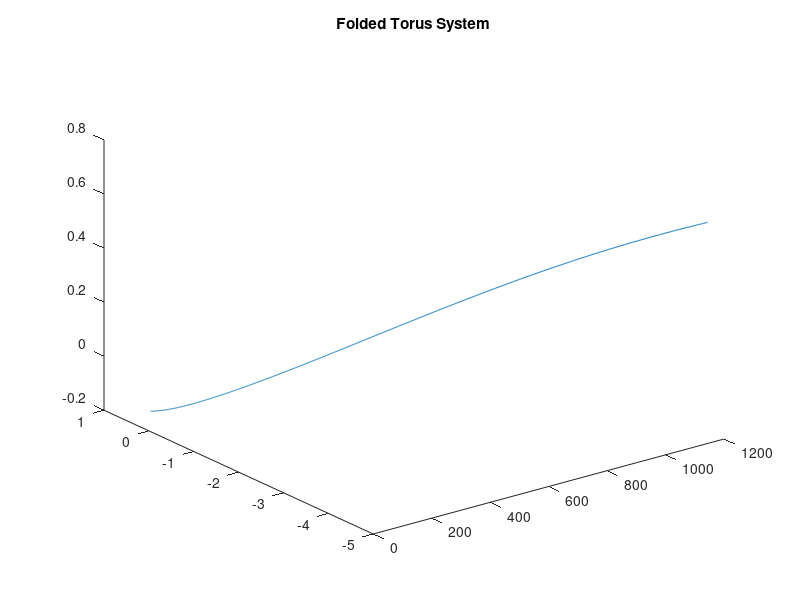

This figure's MATLAB source:
% System Simulation Problem 16
% Written by Josh Humphrey
clear
N = 10000;
T = 0.01;
t = linspace(0,T*N,N);
x = zeros(1,N);
y = zeros(1,N);
z = zeros(1,N);
Dx = zeros(1,N);
Dy = zeros(1,N);
Dz = zeros(1,N);
a = 0.5;
b = -5.6;
Dx(1) = 0.01;
Dy(1) = 0.01;
Dz(1) = 0.01;

for k=1:(N-1)
    kx1_1 = x(k);
    kx1_2 = a*(y(k)-x(k));
    ky1_1 = y(k);
    ky1_2 = -z(k)-(y(k)-x(k));
    kz1_1 = z(k);
    kz1_2 = b.*y(k);
    
    Midx1_1=x(k)+.5.*T.*kx1_1;
    Midx1_2=Dx(k)+.5.*T.*kx1_2;
    Midy1_1=y(k)+.5.*T.*ky1_2;
    Midy1_2=Dy(k)+.5.*T.*ky1_2;
    Midz1_1=z(k)+.5*T.*kz1_1;
    Midz1_2=Dz(k)+.5*T.*kz1_2;
    
    kx2_1 = Midx1_2;
    kx2_2 = -b.*(1-Midx1_1.^2) .* Midx1_2 - Midx1_1;
    ky2_1 = Midy1_2;
    ky2_2 = -b.*(1-Midy1_1.^2) .* Midy1_2 - Midy1_1;
    kz2_1 = Midz1_2;
    kz2_2 = -b.*(1-Midz1_1.^2) .* Midz1_2 - Midz1_1;
    
    Midx2_1=x(k)+.5.*T.*kx2_1;
    Midx2_2=Dx(k)+.5.*T.*kx2_1;
    Midy2_1=y(k)+.5.*T.*ky2_2;
    Midy2_2=Dy(k)+.5.*T.*ky2_2;
    Midz2_1=z(k)+.5*T.*kz2_1;
    Midz2_2=Dz(k)+.5*T.*kz2_2;
    
    kx3_1 = Midx1_2;
    kx3_2 = -b.*(1-Midx2_1.^2) .* Midx2_2 - Midx2_1;
    ky3_1 = Midy1_2;
    ky3_2 = -b.*(1-Midy2_1.^2) .* Midy2_2 - Midy2_1;
    kz3_1 = Midz1_2;
    kz3_2 = -b.*(1-Midz2_1.^2) .* Midz2_2 - Midz2_1;
    
    Midx3_1=x(k)+.5.*T.*kx3_1;
    Midx3_2=Dx(k)+.5.*T.*kx3_1;
    Midy3_1=y(k)+.5.*T.*ky3_2;
    Midy3_2=Dy(k)+.5.*T.*ky3_2;
    Midz3_1=z(k)+.5*T.*kz3_1;
    Midz3_2=Dz(k)+.5*T.*kz3_2;
    
    kx4_1 = Midx1_2;
    kx4_2 = -b.*(1-Midx3_1.^2) .* Midx2_2 - Midx3_1;
    ky4_1 = Midy1_2;
    ky4_2 = -b.*(1-Midy3_1.^2) .* Midy3_2 - Midy3_1;
    kz4_1 = Midz3_2;
    kz4_2 = -b.*(1-Midz3_1.^2) .* Midz3_2 - Midz3_1;
    
    x(k+1) = x(k)+(T/6).*(kx1_1+2.*kx2_1+2.*kx3_1+kx4_1);
    y(k+1) = y(k)+(T/6).*(ky1_1+2.*ky2_2+2.*ky3_1+ky4_1);
    z(k+1) = z(k)+(T/6).*(kz1_1+2.*kz2_2+2.*kz3_1+kz4_1);
end

figure(1)
plot3(x,y,z)
title('Folded Torus System')
